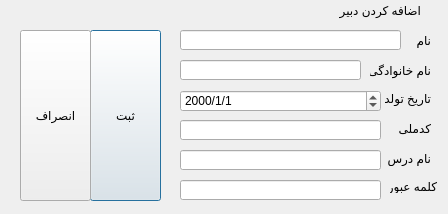
<?xml version="1.0" encoding="UTF-8"?>
<ui version="4.0">
 <class>Dialog</class>
 <widget class="QDialog" name="Dialog">
  <property name="geometry">
   <rect>
    <x>0</x>
    <y>0</y>
    <width>448</width>
    <height>214</height>
   </rect>
  </property>
  <property name="windowTitle">
   <string>Dialog</string>
  </property>
  <widget class="QLabel" name="label_4">
   <property name="geometry">
    <rect>
     <x>380</x>
     <y>150</y>
     <width>51</width>
     <height>16</height>
    </rect>
   </property>
   <property name="text">
    <string>نام درس</string>
   </property>
  </widget>
  <widget class="QLabel" name="label_6">
   <property name="geometry">
    <rect>
     <x>380</x>
     <y>90</y>
     <width>51</width>
     <height>16</height>
    </rect>
   </property>
   <property name="text">
    <string>تاریخ تولد</string>
   </property>
  </widget>
  <widget class="QLabel" name="label">
   <property name="geometry">
    <rect>
     <x>300</x>
     <y>0</y>
     <width>121</width>
     <height>20</height>
    </rect>
   </property>
   <property name="text">
    <string>اضافه کردن دبیر</string>
   </property>
  </widget>
  <widget class="QLineEdit" name="family">
   <property name="geometry">
    <rect>
     <x>180</x>
     <y>60</y>
     <width>181</width>
     <height>20</height>
    </rect>
   </property>
   <property name="text">
    <string/>
   </property>
  </widget>
  <widget class="QPushButton" name="submit">
   <property name="geometry">
    <rect>
     <x>90</x>
     <y>30</y>
     <width>71</width>
     <height>171</height>
    </rect>
   </property>
   <property name="text">
    <string>ثبت</string>
   </property>
  </widget>
  <widget class="QLineEdit" name="name">
   <property name="geometry">
    <rect>
     <x>180</x>
     <y>30</y>
     <width>221</width>
     <height>20</height>
    </rect>
   </property>
   <property name="text">
    <string/>
   </property>
  </widget>
  <widget class="QPushButton" name="Closebtn">
   <property name="geometry">
    <rect>
     <x>20</x>
     <y>30</y>
     <width>71</width>
     <height>171</height>
    </rect>
   </property>
   <property name="text">
    <string>انصراف</string>
   </property>
  </widget>
  <widget class="QLabel" name="label_5">
   <property name="geometry">
    <rect>
     <x>390</x>
     <y>120</y>
     <width>41</width>
     <height>16</height>
    </rect>
   </property>
   <property name="text">
    <string>کدملی</string>
   </property>
  </widget>
  <widget class="QLineEdit" name="code">
   <property name="geometry">
    <rect>
     <x>180</x>
     <y>120</y>
     <width>201</width>
     <height>20</height>
    </rect>
   </property>
   <property name="text">
    <string/>
   </property>
  </widget>
  <widget class="QLabel" name="label_3">
   <property name="geometry">
    <rect>
     <x>370</x>
     <y>60</y>
     <width>61</width>
     <height>20</height>
    </rect>
   </property>
   <property name="text">
    <string>نام خانوادگی</string>
   </property>
  </widget>
  <widget class="QLineEdit" name="course">
   <property name="geometry">
    <rect>
     <x>180</x>
     <y>150</y>
     <width>201</width>
     <height>20</height>
    </rect>
   </property>
   <property name="text">
    <string/>
   </property>
  </widget>
  <widget class="QLabel" name="label_2">
   <property name="geometry">
    <rect>
     <x>410</x>
     <y>30</y>
     <width>21</width>
     <height>20</height>
    </rect>
   </property>
   <property name="text">
    <string>نام</string>
   </property>
  </widget>
  <widget class="QDateEdit" name="date">
   <property name="geometry">
    <rect>
     <x>180</x>
     <y>90</y>
     <width>201</width>
     <height>22</height>
    </rect>
   </property>
   <property name="alignment">
    <set>Qt::AlignLeading|Qt::AlignLeft|Qt::AlignVCenter</set>
   </property>
   <property name="displayFormat">
    <string>yyyy/M/d</string>
   </property>
  </widget>
  <widget class="QLineEdit" name="password">
   <property name="geometry">
    <rect>
     <x>180</x>
     <y>180</y>
     <width>201</width>
     <height>20</height>
    </rect>
   </property>
   <property name="text">
    <string/>
   </property>
  </widget>
  <widget class="QLabel" name="label_7">
   <property name="geometry">
    <rect>
     <x>390</x>
     <y>180</y>
     <width>47</width>
     <height>13</height>
    </rect>
   </property>
   <property name="text">
    <string>کلمه عبور</string>
   </property>
  </widget>
 </widget>
 <resources/>
 <connections/>
</ui>
